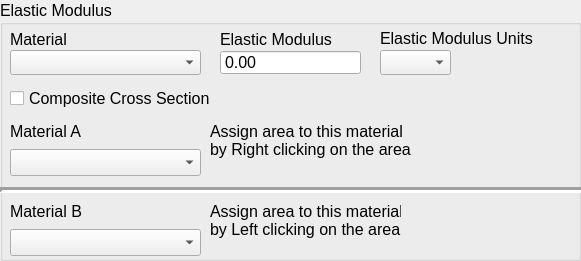
   <widget class="QGroupBox" name="groupBox_4">
    <property name="geometry">
     <rect>
      <x>10</x>
      <y>590</y>
      <width>581</width>
      <height>261</height>
     </rect>
    </property>
    <property name="font">
     <font>
      <pointsize>12</pointsize>
     </font>
    </property>
    <property name="title">
     <string>Elastic Modulus</string>
    </property>
    <widget class="QLabel" name="label_5">
     <property name="geometry">
      <rect>
       <x>10</x>
       <y>30</y>
       <width>168</width>
       <height>19</height>
      </rect>
     </property>
     <property name="font">
      <font>
       <pointsize>12</pointsize>
      </font>
     </property>
     <property name="text">
      <string>Material</string>
     </property>
    </widget>
    <widget class="QComboBox" name="matlelasticmod">
     <property name="geometry">
      <rect>
       <x>10</x>
       <y>50</y>
       <width>191</width>
       <height>25</height>
      </rect>
     </property>
     <property name="font">
      <font>
       <pointsize>12</pointsize>
      </font>
     </property>
    </widget>
    <widget class="QLabel" name="label_10">
     <property name="geometry">
      <rect>
       <x>210</x>
       <y>200</y>
       <width>191</width>
       <height>41</height>
      </rect>
     </property>
     <property name="font">
      <font>
       <pointsize>12</pointsize>
      </font>
     </property>
     <property name="text">
      <string>Assign area to this material
by Left clicking on the area</string>
     </property>
    </widget>
    <widget class="QLabel" name="label_9">
     <property name="geometry">
      <rect>
       <x>210</x>
       <y>120</y>
       <width>211</width>
       <height>41</height>
      </rect>
     </property>
     <property name="font">
      <font>
       <pointsize>12</pointsize>
      </font>
     </property>
     <property name="text">
      <string>Assign area to this material
by Right clicking on the area</string>
     </property>
    </widget>
    <widget class="QCheckBox" name="compositeXsec">
     <property name="enabled">
      <bool>true</bool>
     </property>
     <property name="geometry">
      <rect>
       <x>10</x>
       <y>90</y>
       <width>211</width>
       <height>17</height>
      </rect>
     </property>
     <property name="font">
      <font>
       <pointsize>12</pointsize>
      </font>
     </property>
     <property name="text">
      <string>Composite Cross Section</string>
     </property>
    </widget>
    <widget class="QComboBox" name="elasticmodunits">
     <property name="geometry">
      <rect>
       <x>380</x>
       <y>50</y>
       <width>71</width>
       <height>25</height>
      </rect>
     </property>
     <property name="font">
      <font>
       <pointsize>12</pointsize>
      </font>
     </property>
    </widget>
    <widget class="QLabel" name="label_11">
     <property name="geometry">
      <rect>
       <x>380</x>
       <y>30</y>
       <width>161</width>
       <height>16</height>
      </rect>
     </property>
     <property name="font">
      <font>
       <pointsize>12</pointsize>
      </font>
     </property>
     <property name="text">
      <string>Elastic Modulus Units</string>
     </property>
    </widget>
    <widget class="Line" name="line">
     <property name="geometry">
      <rect>
       <x>0</x>
       <y>180</y>
       <width>591</width>
       <height>20</height>
      </rect>
     </property>
     <property name="lineWidth">
      <number>3</number>
     </property>
     <property name="orientation">
      <enum>Qt::Orientation::Horizontal</enum>
     </property>
    </widget>
    <widget class="QWidget" name="layoutWidget">
     <property name="geometry">
      <rect>
       <x>10</x>
       <y>200</y>
       <width>191</width>
       <height>56</height>
      </rect>
     </property>
     <layout class="QVBoxLayout" name="verticalLayout_4">
      <item>
       <widget class="QLabel" name="label_8">
        <property name="font">
         <font>
          <pointsize>12</pointsize>
         </font>
        </property>
        <property name="text">
         <string>Material B</string>
        </property>
       </widget>
      </item>
      <item>
       <widget class="QComboBox" name="matlB">
        <property name="font">
         <font>
          <pointsize>12</pointsize>
         </font>
        </property>
       </widget>
      </item>
     </layout>
    </widget>
    <widget class="QWidget" name="layoutWidget">
     <property name="geometry">
      <rect>
       <x>10</x>
       <y>120</y>
       <width>191</width>
       <height>56</height>
      </rect>
     </property>
     <layout class="QVBoxLayout" name="verticalLayout_5">
      <item>
       <widget class="QLabel" name="label_7">
        <property name="font">
         <font>
          <pointsize>12</pointsize>
         </font>
        </property>
        <property name="text">
         <string>Material A</string>
        </property>
       </widget>
      </item>
      <item>
       <widget class="QComboBox" name="matlA">
        <property name="font">
         <font>
          <pointsize>12</pointsize>
         </font>
        </property>
       </widget>
      </item>
     </layout>
    </widget>
    <widget class="QDoubleSpinBox" name="elasticmodnum">
     <property name="geometry">
      <rect>
       <x>220</x>
       <y>50</y>
       <width>141</width>
       <height>25</height>
      </rect>
     </property>
     <property name="readOnly">
      <bool>true</bool>
     </property>
     <property name="buttonSymbols">
      <enum>QAbstractSpinBox::ButtonSymbols::NoButtons</enum>
     </property>
    </widget>
    <widget class="QLabel" name="label_6">
     <property name="geometry">
      <rect>
       <x>220</x>
       <y>30</y>
       <width>168</width>
       <height>19</height>
      </rect>
     </property>
     <property name="font">
      <font>
       <pointsize>12</pointsize>
      </font>
     </property>
     <property name="text">
      <string>Elastic Modulus</string>
     </property>
    </widget>
   </widget>
